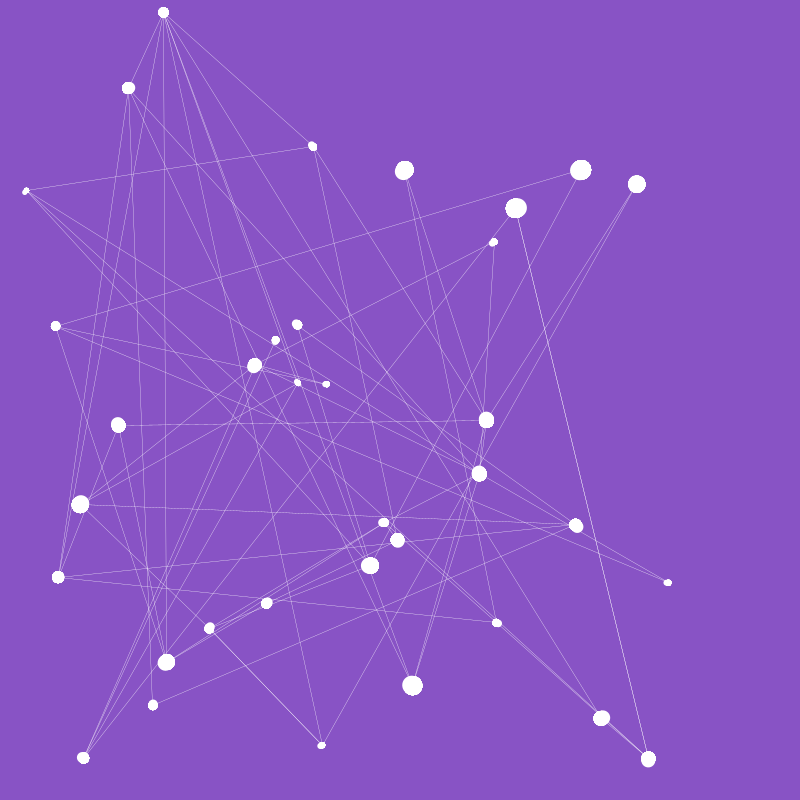
Frame 1 (no input)
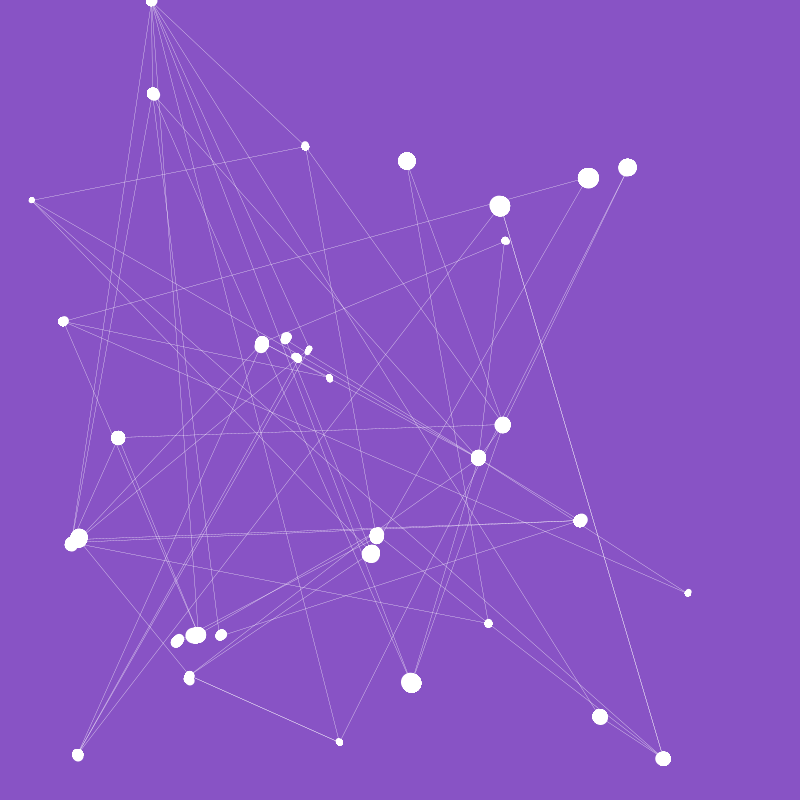
Frame 60 (the mouse pressed at the canvas centre just before this capture)
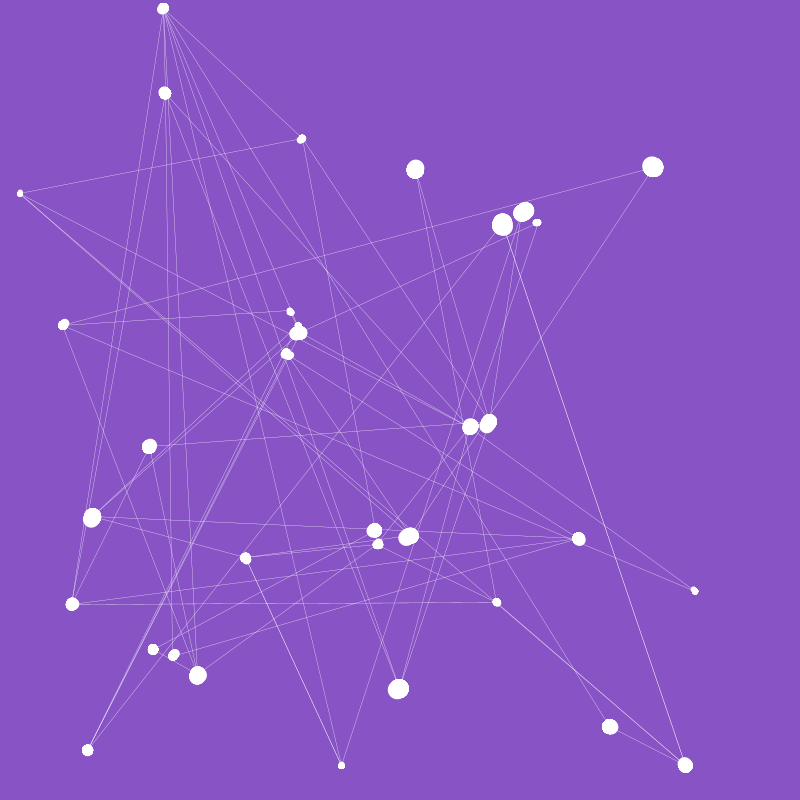
Frame 120 (the mouse held since frame 60 and released just before this capture)

The Processing sketch that drew these frames (run headless with seeded random() and noise(); from frame 60 on, the mouse is pressed at the canvas centre):

// Processing sketch: processing_114658
// ── processing_114658.pde

int[] Partner1;
int[] Partner2;
int numBs = 35;
Bubble[] bubbles; 
float curBX, curBY, connect1X, connect1Y, connect2X, connect2Y;

float g = 0.4;

int _size = 800;
int _m = 10;


void setup() {
  size(_size, _size);
  bubbles = new Bubble[numBs];
  Partner1 = new int[numBs];
  Partner2 = new int[numBs];

  for (int i = 0; i < bubbles.length; i++) {
    bubbles[i] = new Bubble(_m, random(width), random(height), random(5,20));
    Partner1[i] = int(random(0, numBs));
    Partner2[i] = int(random(0, numBs));
  }
}

void draw() {
  background(136, 83, 197);
  for (int i =0; i<bubbles.length;i=i+1) {
    bubbles[i].display();
    bubbles[i].KeepMoving();
    bubbles[i].keepInScreen();
  }
  interact();
  connect();
}

void interact() {
  for (int i = 0; i < bubbles.length; i++) {
    for (int j = 0; j < bubbles.length; j++) {
      if (dist(bubbles[i].location.x, bubbles[i].location.y, bubbles[j].location.x, bubbles[j].location.y)<60  && dist(bubbles[i].location.x, bubbles[i].location.y, bubbles[j].location.x, bubbles[j].location.y)>30) {
        PVector force = bubbles[j].attract(bubbles[i]);
        bubbles[i].applyForce(force);
      }
      bubbles[i].update();
      bubbles[i].display();
    }
  }
}

void connect() {
   for (int i = 1; i < numBs; i++) {
    // Create variable for the xy pos of both the 'cur' and 'previous' Bs
    // Variables created to make the code easier to follow
    curBX = bubbles[i].curL.x;
    curBY = bubbles[i].curL.y;
    
    connect1X = bubbles[Partner1[i]].curL.x;
    connect1Y = bubbles[Partner1[i]].curL.y;
    
    connect2X = bubbles[Partner2[i]].curL.x;
    connect2Y = bubbles[Partner2[i]].curL.y;

    stroke(255);
    strokeWeight(.3);
    line(curBX, curBY, connect1X, connect1Y);
    line(curBX, curBY, connect2X, connect2Y);
  }
} 

  
void mouseDragged() {
  for (int i = 0;i<bubbles.length;i++) {
    if (bubbles[i].isMouseOverMe() ==true) {
      bubbles[i].location.x = mouseX;
      bubbles[i].location.y = mouseY;
    }
  }
}

void mousePressed() {
  for (int i = 0;i<bubbles.length;i++) {
    if (bubbles[i].isMouseOverMe() == true)  
      bubbles[i].buttonState = !bubbles[i].buttonState;
  }
}

class Bubble {

  PVector location;
  PVector velocity;
  PVector acceleration;
  PVector curL;
  float mass;
  float Bsize;//the diameter of the bubble
  float val;
  float var;

  Boolean buttonState =  false;


  Bubble(float m, float x, float y, float c) {
    mass = m;
    location = new PVector(x, y);
    velocity = new PVector(0, 0);

    acceleration = new PVector(0, 0);
    this.Bsize = c;
  }

  void applyForce(PVector force) {
    PVector f = PVector.div(force, mass);
    acceleration.add(f);
  }

  void update() {
    velocity.add(acceleration);
    location.add(velocity);
    acceleration.mult(0);

    curL = location.get();
  }

  void display() {

    if (buttonState == true) {
      fill(255, 0, 0) ;
    }
    else {
      fill(255);
    }
    noStroke();
    ellipse(location.x, location.y, Bsize, Bsize);
  }


  void KeepMoving() {
    location.x = location.x+random(-2, 2);
    location.y = location.y+random(-2, 2);
  }



  PVector attract(Bubble m) {
    PVector force = PVector.sub(location, m.location);             // Calculate direction of force
    float distance = force.mag();                                 // Distance between objects
    distance = constrain(distance, 25.0, 25.0);                             // Limiting the distance to eliminate "extreme" results for very close or very far objects
    force.normalize();                                            // Normalize vector (distance doesn't matter here, we just want this vector for direction

    float strength = (g * mass * m.mass) / (distance * distance); // Calculate gravitional force magnitude
    force.mult(strength);                                         // Get force vector --> magnitude * direction
    return force;
  }


  void keepInScreen() {
    if ((location.x-2)<Bsize/2 || (location.x+2)>(width-Bsize/2)) {
      location.x = -location.y;
      if ((location.y-2)<Bsize/2 || (location.y+2)>=(height-Bsize/2)) {
        location.y = -location.y;
      }
      else {
        location.y = location.y;
      }
    }
    if ((location.x-2)<(width-Bsize/2)&&(location.x+2)>Bsize/2) {
      location.x = location.x;
      if ((location.y-2)<Bsize/2||(location.y+2)>=(height-Bsize/2)) {
        location.y = -location.y;
      }
      else {
        location.y = location.y;
      }
    }
  }


  Boolean isMouseOverMe() {

    if (dist(mouseX, mouseY, location.x, location.y)<=Bsize/2) {
      return true;
    }
    else {
      return false;
    }
  }
}
